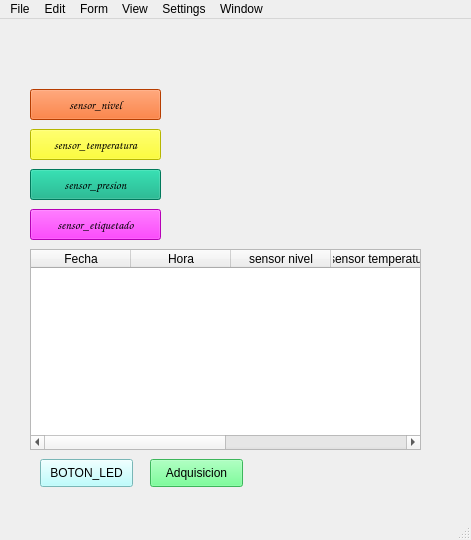
<?xml version="1.0" encoding="UTF-8"?>
<ui version="4.0">
 <class>MainWindow</class>
 <widget class="QMainWindow" name="MainWindow">
  <property name="geometry">
   <rect>
    <x>0</x>
    <y>0</y>
    <width>471</width>
    <height>540</height>
   </rect>
  </property>
  <property name="windowTitle">
   <string>Redes Sensores</string>
  </property>
  <widget class="QWidget" name="centralwidget">
   <widget class="QPushButton" name="sensor_temperatura">
    <property name="geometry">
     <rect>
      <x>30</x>
      <y>110</y>
      <width>131</width>
      <height>31</height>
     </rect>
    </property>
    <property name="font">
     <font>
      <family>Comic Sans MS</family>
     </font>
    </property>
    <property name="styleSheet">
     <string notr="true">background-color: rgb(255, 255, 0);</string>
    </property>
    <property name="text">
     <string>sensor_temperatura</string>
    </property>
   </widget>
   <widget class="QPushButton" name="sensor_presion">
    <property name="geometry">
     <rect>
      <x>30</x>
      <y>150</y>
      <width>131</width>
      <height>31</height>
     </rect>
    </property>
    <property name="font">
     <font>
      <family>Comic Sans MS</family>
     </font>
    </property>
    <property name="styleSheet">
     <string notr="true">alternate-background-color: rgb(0, 170, 127);
background-color: rgb(0, 170, 127);</string>
    </property>
    <property name="text">
     <string>sensor_presion</string>
    </property>
   </widget>
   <widget class="QPushButton" name="sensor_etiquetado">
    <property name="geometry">
     <rect>
      <x>30</x>
      <y>190</y>
      <width>131</width>
      <height>31</height>
     </rect>
    </property>
    <property name="font">
     <font>
      <family>Comic Sans MS</family>
     </font>
    </property>
    <property name="styleSheet">
     <string notr="true">border-right-color: rgb(170, 0, 255);
background-color: rgb(255, 0, 255);
alternate-background-color: rgb(255, 0, 255);</string>
    </property>
    <property name="text">
     <string>sensor_etiquetado</string>
    </property>
   </widget>
   <widget class="QPushButton" name="sensor_nivel">
    <property name="geometry">
     <rect>
      <x>30</x>
      <y>70</y>
      <width>131</width>
      <height>31</height>
     </rect>
    </property>
    <property name="font">
     <font>
      <family>Comic Sans MS</family>
     </font>
    </property>
    <property name="styleSheet">
     <string notr="true">border-top-color: rgb(255, 255, 0);
background-color: rgb(255, 85, 0);</string>
    </property>
    <property name="text">
     <string>sensor_nivel</string>
    </property>
   </widget>
   <widget class="QLabel" name="grafica_temperatura">
    <property name="geometry">
     <rect>
      <x>180</x>
      <y>70</y>
      <width>241</width>
      <height>151</height>
     </rect>
    </property>
    <property name="text">
     <string/>
    </property>
    <property name="pixmap">
     <pixmap resource="images.qrc">:/Tratamiento_imagenes/images/fig_9.jpg</pixmap>
    </property>
    <property name="scaledContents">
     <bool>true</bool>
    </property>
   </widget>
   <widget class="QTableWidget" name="Tabla">
    <property name="geometry">
     <rect>
      <x>30</x>
      <y>230</y>
      <width>391</width>
      <height>201</height>
     </rect>
    </property>
    <column>
     <property name="text">
      <string>Fecha</string>
     </property>
    </column>
    <column>
     <property name="text">
      <string>Hora</string>
     </property>
    </column>
    <column>
     <property name="text">
      <string>sensor nivel</string>
     </property>
    </column>
    <column>
     <property name="text">
      <string>sensor temperatura</string>
     </property>
    </column>
    <column>
     <property name="text">
      <string>sensor presion</string>
     </property>
    </column>
    <column>
     <property name="text">
      <string>sensor etiquetado</string>
     </property>
    </column>
   </widget>
   <widget class="QPushButton" name="BOTON_LED">
    <property name="geometry">
     <rect>
      <x>40</x>
      <y>440</y>
      <width>93</width>
      <height>28</height>
     </rect>
    </property>
    <property name="styleSheet">
     <string notr="true">background-color: rgb(170, 255, 255);</string>
    </property>
    <property name="text">
     <string>BOTON_LED</string>
    </property>
   </widget>
   <widget class="QPushButton" name="Adquisicion">
    <property name="geometry">
     <rect>
      <x>150</x>
      <y>440</y>
      <width>93</width>
      <height>28</height>
     </rect>
    </property>
    <property name="styleSheet">
     <string notr="true">background-color: rgb(85, 255, 127);</string>
    </property>
    <property name="text">
     <string>Adquisicion</string>
    </property>
   </widget>
  </widget>
  <widget class="QMenuBar" name="menubar">
   <property name="geometry">
    <rect>
     <x>0</x>
     <y>0</y>
     <width>471</width>
     <height>26</height>
    </rect>
   </property>
   <widget class="QMenu" name="menuFile">
    <property name="title">
     <string>File</string>
    </property>
    <addaction name="actionNew"/>
    <addaction name="actionOpen_File"/>
    <addaction name="separator"/>
    <addaction name="actionSave"/>
    <addaction name="actionSave_as"/>
   </widget>
   <widget class="QMenu" name="menuEdit">
    <property name="title">
     <string>Edit</string>
    </property>
    <addaction name="actionUndo"/>
    <addaction name="actionCut"/>
    <addaction name="actionCopy"/>
    <addaction name="actionPast"/>
   </widget>
   <widget class="QMenu" name="menuForm">
    <property name="title">
     <string>Form</string>
    </property>
   </widget>
   <widget class="QMenu" name="menuView">
    <property name="title">
     <string>View</string>
    </property>
    <addaction name="actionPreview"/>
    <addaction name="actionView_Code"/>
   </widget>
   <widget class="QMenu" name="menuSettings">
    <property name="title">
     <string>Settings</string>
    </property>
    <addaction name="actionPreferences"/>
   </widget>
   <widget class="QMenu" name="menuWindow">
    <property name="title">
     <string>Window</string>
    </property>
    <addaction name="actionMinimize"/>
   </widget>
   <addaction name="menuFile"/>
   <addaction name="menuEdit"/>
   <addaction name="menuForm"/>
   <addaction name="menuView"/>
   <addaction name="menuSettings"/>
   <addaction name="menuWindow"/>
  </widget>
  <widget class="QStatusBar" name="statusbar"/>
  <action name="actionOpen_File">
   <property name="icon">
    <iconset resource="images.qrc">
     <normaloff>:/Tratamiento_imagenes/images/icono_2.png</normaloff>:/Tratamiento_imagenes/images/icono_2.png</iconset>
   </property>
   <property name="text">
    <string>Open File</string>
   </property>
  </action>
  <action name="actionNew">
   <property name="icon">
    <iconset resource="images.qrc">
     <normaloff>:/Tratamiento_imagenes/images/icono_1.png</normaloff>:/Tratamiento_imagenes/images/icono_1.png</iconset>
   </property>
   <property name="text">
    <string>New</string>
   </property>
  </action>
  <action name="actionSave">
   <property name="icon">
    <iconset resource="images.qrc">
     <normaloff>:/Tratamiento_imagenes/images/icono_4.png</normaloff>:/Tratamiento_imagenes/images/icono_4.png</iconset>
   </property>
   <property name="text">
    <string>Save</string>
   </property>
  </action>
  <action name="actionSave_as">
   <property name="text">
    <string>Save as</string>
   </property>
  </action>
  <action name="actionUndo">
   <property name="icon">
    <iconset resource="images.qrc">
     <normaloff>:/Tratamiento_imagenes/images/icono_4.png</normaloff>:/Tratamiento_imagenes/images/icono_4.png</iconset>
   </property>
   <property name="text">
    <string>Undo</string>
   </property>
  </action>
  <action name="actionCut">
   <property name="icon">
    <iconset resource="images.qrc">
     <normaloff>:/Tratamiento_imagenes/images/icono_5.png</normaloff>:/Tratamiento_imagenes/images/icono_5.png</iconset>
   </property>
   <property name="text">
    <string>Cut</string>
   </property>
  </action>
  <action name="actionCopy">
   <property name="text">
    <string>Copy</string>
   </property>
  </action>
  <action name="actionPast">
   <property name="text">
    <string>Past</string>
   </property>
  </action>
  <action name="actionPreview">
   <property name="icon">
    <iconset resource="images.qrc">
     <normaloff>:/Tratamiento_imagenes/images/icono_2.png</normaloff>:/Tratamiento_imagenes/images/icono_2.png</iconset>
   </property>
   <property name="text">
    <string>Preview</string>
   </property>
  </action>
  <action name="actionView_Code">
   <property name="icon">
    <iconset resource="images.qrc">
     <normaloff>:/Tratamiento_imagenes/images/icono_3.png</normaloff>:/Tratamiento_imagenes/images/icono_3.png</iconset>
   </property>
   <property name="text">
    <string>View Code</string>
   </property>
  </action>
  <action name="actionPreferences">
   <property name="text">
    <string>Preferences</string>
   </property>
  </action>
  <action name="actionMinimize">
   <property name="text">
    <string>Minimize</string>
   </property>
  </action>
 </widget>
 <resources>
  <include location="images.qrc"/>
 </resources>
 <connections/>
</ui>
